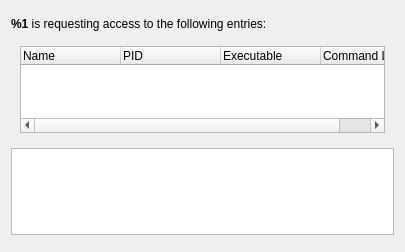
<?xml version="1.0" encoding="UTF-8"?>
<ui version="4.0">
 <class>AccessControlDialog</class>
 <widget class="QDialog" name="AccessControlDialog">
  <property name="geometry">
   <rect>
    <x>0</x>
    <y>0</y>
    <width>405</width>
    <height>252</height>
   </rect>
  </property>
  <property name="windowTitle">
   <string>OpenVireo -  Access Request</string>
  </property>
  <layout class="QVBoxLayout" name="verticalLayout">
   <item>
    <widget class="MessageWidget" name="exePathWarn" native="true">
     <property name="text" stdset="0">
      <string>Non-existing/inaccessible executable path. Please double-check the client is legit.</string>
     </property>
     <property name="closeButtonVisible" stdset="0">
      <bool>false</bool>
     </property>
    </widget>
   </item>
   <item>
    <widget class="QLabel" name="appLabel">
     <property name="font">
      <font>
       <weight>50</weight>
       <bold>false</bold>
      </font>
     </property>
     <property name="text">
      <string>&lt;html&gt;&lt;head/&gt;&lt;body&gt;&lt;p&gt;&lt;span style=&quot; font-weight:600;&quot;&gt;%1 &lt;/span&gt;is requesting access to the following entries:&lt;/p&gt;&lt;/body&gt;&lt;/html&gt;</string>
     </property>
     <property name="alignment">
      <set>Qt::AlignLeading|Qt::AlignLeft|Qt::AlignVCenter</set>
     </property>
    </widget>
   </item>
   <item>
    <widget class="QWidget" name="detailsContainer" native="true">
     <layout class="QVBoxLayout" name="verticalLayout_2">
      <item>
       <widget class="QTreeWidget" name="procTree">
        <property name="sizePolicy">
         <sizepolicy hsizetype="Expanding" vsizetype="Preferred">
          <horstretch>0</horstretch>
          <verstretch>0</verstretch>
         </sizepolicy>
        </property>
        <property name="uniformRowHeights">
         <bool>true</bool>
        </property>
        <property name="animated">
         <bool>true</bool>
        </property>
        <property name="allColumnsShowFocus">
         <bool>true</bool>
        </property>
        <attribute name="headerStretchLastSection">
         <bool>false</bool>
        </attribute>
        <column>
         <property name="text">
          <string>Name</string>
         </property>
        </column>
        <column>
         <property name="text">
          <string>PID</string>
         </property>
        </column>
        <column>
         <property name="text">
          <string>Executable</string>
         </property>
        </column>
        <column>
         <property name="text">
          <string>Command Line</string>
         </property>
        </column>
       </widget>
      </item>
     </layout>
    </widget>
   </item>
   <item>
    <widget class="QTableView" name="itemsTable">
     <property name="sizePolicy">
      <sizepolicy hsizetype="Expanding" vsizetype="Preferred">
       <horstretch>0</horstretch>
       <verstretch>0</verstretch>
      </sizepolicy>
     </property>
     <property name="editTriggers">
      <set>QAbstractItemView::NoEditTriggers</set>
     </property>
     <property name="showDropIndicator" stdset="0">
      <bool>false</bool>
     </property>
     <property name="alternatingRowColors">
      <bool>true</bool>
     </property>
     <property name="selectionMode">
      <enum>QAbstractItemView::SingleSelection</enum>
     </property>
     <property name="selectionBehavior">
      <enum>QAbstractItemView::SelectRows</enum>
     </property>
     <property name="cornerButtonEnabled">
      <bool>false</bool>
     </property>
     <attribute name="horizontalHeaderVisible">
      <bool>false</bool>
     </attribute>
     <attribute name="verticalHeaderVisible">
      <bool>false</bool>
     </attribute>
    </widget>
   </item>
   <item>
    <layout class="QHBoxLayout" name="horizontalLayout">
     <item>
      <widget class="QDialogButtonBox" name="buttonBox">
       <property name="standardButtons">
        <set>QDialogButtonBox::NoButton</set>
       </property>
      </widget>
     </item>
    </layout>
   </item>
  </layout>
 </widget>
 <customwidgets>
  <customwidget>
   <class>MessageWidget</class>
   <extends>QWidget</extends>
   <header>gui/MessageWidget.h</header>
   <container>1</container>
  </customwidget>
 </customwidgets>
 <resources/>
 <connections/>
</ui>
